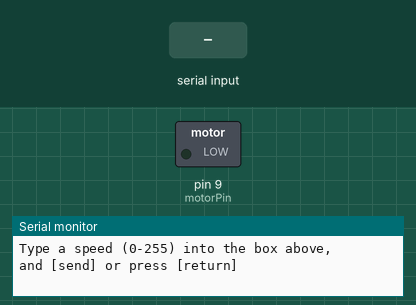
Simulated run of this sketch. Board: Arduino Uno, built with avr-gcc and run on an emulated ATmega328P. Parts: switched loads named in the sketch (green lamp = pin HIGH), the last lines printed to the serial monitor. The inputs (shaded band) are chosen by the test bench.

Above: at 1.2 s.
1.3 s: "90,45\n" received over Serial
At 1.6 s:
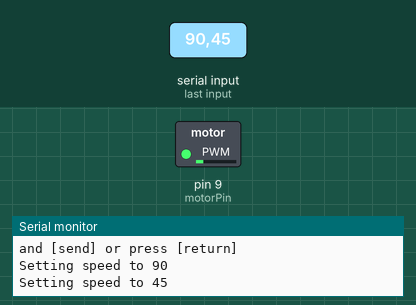
3.8 s: "30,150\n" received over Serial
At 4.6 s:
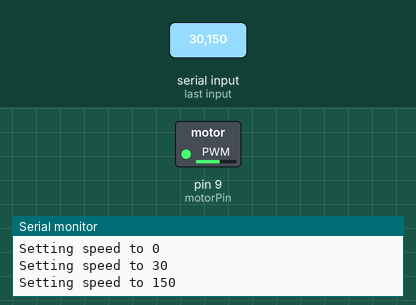
6.3 s: "200\n" received over Serial
At 7.1 s:
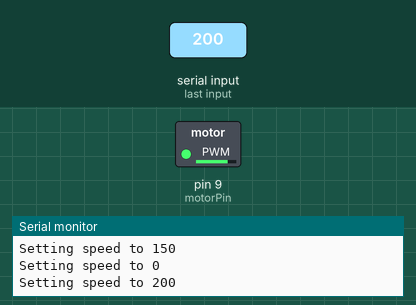
8.8 s: "90\n" received over Serial
At 9.6 s:
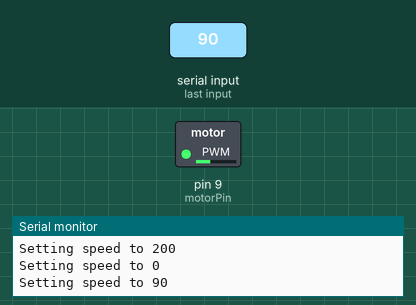
Timing chart, 0 to 11.8 s (numbered marks = the images above; inputs shaded):
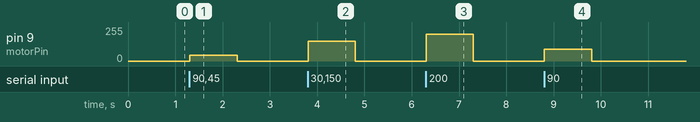

Measured:
- after the input at 1.3 s, pin 9 (motorPin): 0/255 → 45/255 at once, → 0/255 1.0 s later
- after the input at 3.8 s, pin 9 (motorPin): 0/255 → 150/255 at once, → 0/255 1.0 s later
- after the input at 6.3 s, pin 9 (motorPin): 0/255 → 200/255 at once, → 0/255 1.0 s later
- after the input at 8.8 s, pin 9 (motorPin): 0/255 → 90/255 at once, → 0/255 1.0 s later

The sketch:

______10.ino
```cpp
/* 모터 회전 */
/*
아두이노 디지털 출력은 40 milliAmps 까지 보낼 수 있다.
그러나 모터는 50-100mA 까지 필요하다.
그래서 트랜지스터를 사용하여 모터를 제어한다. (2N2222 200mA)
*/
const int motorPin = 9;
void setup()
{
pinMode(motorPin, OUTPUT);
Serial.begin(9600);
}

void loop()
{
//다음 함수의 주석 기호를 없애면 함수를 시험해 볼 수 있다.
// motorOnThenOff();
// motorOnThenOffWithSpeed();
// motorAcceleration();
serialSpeed();
}

// 모터를 작동후 정지
void motorOnThenOff()
{
int onTime = 3000; // 작동시간
int offTime = 3000; // 정지시간
digitalWrite(motorPin, HIGH); // 최대 속도로 회전
delay(onTime);
digitalWrite(motorPin, LOW); // 정지
delay(offTime);
}

// 2가지 속도로 모터 회전
void motorOnThenOffWithSpeed()
{
int Speed1 = 200; // 0 ~ 255중 200, 약 78% 출력
int Time1 = 3000; // milliseconds for speed 1
int Speed2 = 50; // 50 / 255 출력, 약 20% 출력
int Time2 = 3000; // milliseconds to turn the motor off
analogWrite(motorPin, Speed1); // turns the motor On
delay(Time1); // delay for onTime milliseconds
analogWrite(motorPin, Speed2); // turns the motor Off
delay(Time2); // delay for offTime milliseconds
}

// 점점 빠르게 점점 느리게
void motorAcceleration()
{
int speed;
int delayTime = 20; // milliseconds between each speed step
// 점점 빠르게 모터 회전
for(speed = 0; speed <= 255; speed++)
{
analogWrite(motorPin,speed);
delay(delayTime);
}

// 점점 느리게
for(speed = 255; speed >= 0; speed--)
{
analogWrite(motorPin,speed); // set the new speed
delay(delayTime); // delay between speed steps
}
}

// 0~255 값을 시리얼 모니터로 주면 그 속도로 모터 회전
void serialSpeed()
{
int speed;
Serial.println("Type a speed (0-255) into the box above,");
Serial.println("and [send] or press [return]");
Serial.println(); // Print a blank line
while(true) // 영원히 반복
{
// 시리얼로 입력받은 값이 있으면
while (Serial.available() > 0)
{
// 글자를 읽어서 수 (정수, int)로 변환하자.
speed = Serial.parseInt();
speed = constrain(speed, 0, 255);
// 시리얼로 읽은 값을 알려줌
Serial.print("Setting speed to ");
Serial.println(speed);
// 읽은 값으로 모터 회전
analogWrite(motorPin, speed);
}
}
}
```
